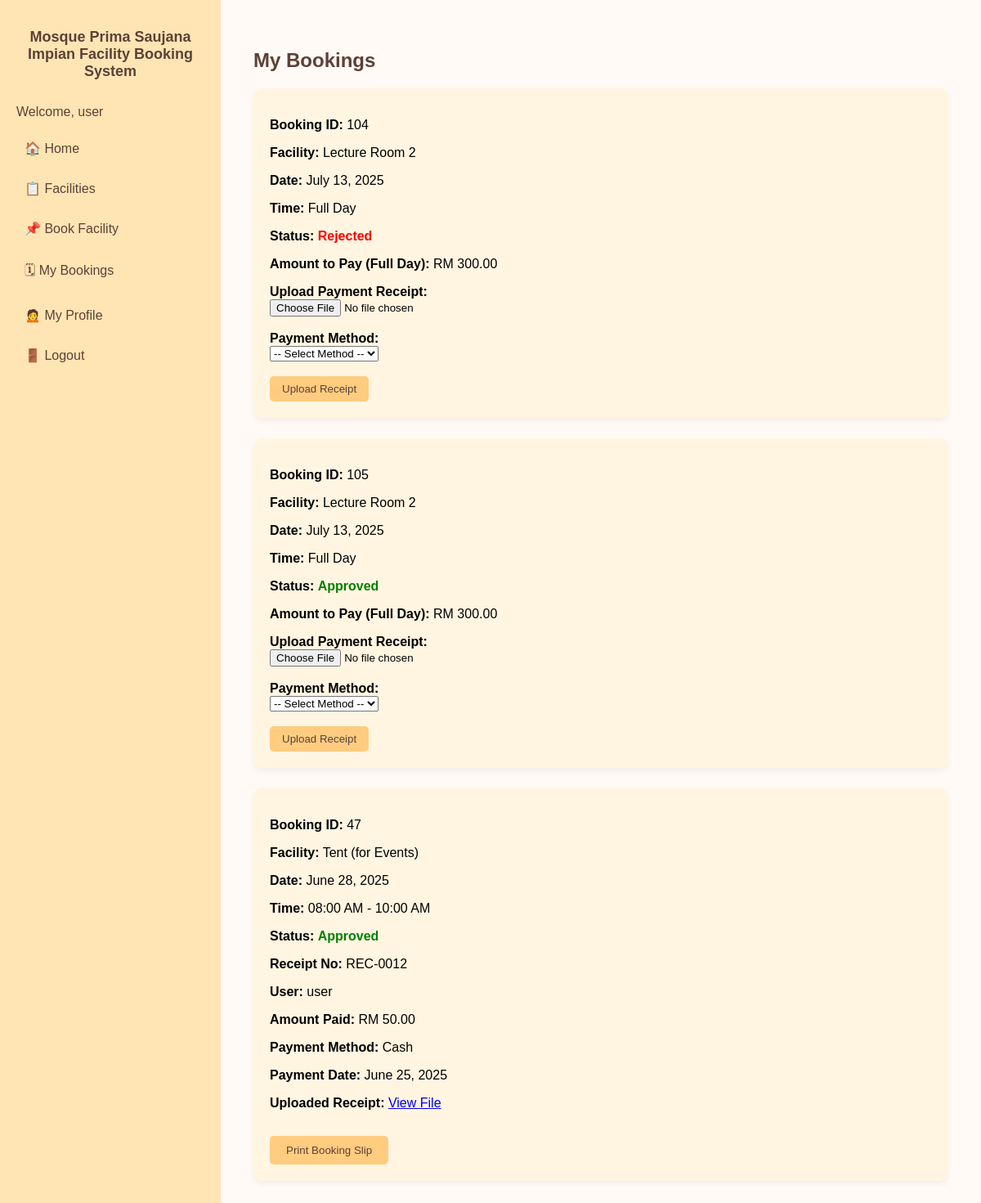
Page /mosque_booking_system/my-bookings/ (signed in) on the committed database.
### booking/models.py (models this page shows, shortened)
class Booking(models.Model):
    EVENT_CHOICES = [
        ('Nikah', 'Nikah Ceremony'),
        ('Religious Class', 'Religious Class'),
        ('Community Event', 'Community Event'),
        ('Seminar', 'Seminar / Talk'),
        ('Workshop', 'Workshop / Training'),
        ('Other', 'Other Event'),
    ]
    STATUS_CHOICES = [
        ('Pending', 'Pending Approval'),
        ('Approved', 'Approved'),
        ('Rejected', 'Rejected'),
        ('Cancelled', 'Cancelled'),
    ]
    user = models.ForeignKey(User, on_delete=models.CASCADE, related_name='bookings')
    facility = models.ForeignKey(Facility, on_delete=models.CASCADE, related_name='bookings', limit_choices_to={'is_active': True})
    event_type = models.CharField(max_length=30, choices=EVENT_CHOICES, default='Religious Class')
    event_date = models.DateField()
    time_slot = models.CharField(max_length=20, choices=TIME_SLOTS)
    status = models.CharField(max_length=20, choices=STATUS_CHOICES, default='Pending')
    attendees = models.PositiveIntegerField(default=1)
    created_at = models.DateTimeField(auto_now_add=True)
    updated_at = models.DateTimeField(auto_now=True)
    class Meta:
        ordering = ['-event_date', 'facility']
        permissions = [
            ("can_approve_booking", "Can approve or reject bookings"),
            ("can_view_all_bookings", "Can see all bookings (not just own)"),
        ]

class Facility(models.Model):
    name = models.CharField(max_length=100)
    description = models.TextField()
    rate = models.DecimalField(  # per 2-hour session
        max_digits=6,
        decimal_places=2,
        validators=[MinValueValidator(0)],
        help_text="Rate per session (2 hours)"
    )
    full_day_rate = models.DecimalField(
        max_digits=6,
        decimal_places=2,
        validators=[MinValueValidator(0)],
        default=0.00,
        help_text="Flat rate for full-day bookings (08:00-22:00)"
    )
    is_active = models.BooleanField(default=True)

class Payment(models.Model):
    PAYMENT_METHOD_CHOICES = [
        ('Cash', 'Cash'),
        ('Online Transfer', 'Online Transfer'),
        ('eWallet', 'eWallet'),
    ]
    booking = models.OneToOneField('Booking', on_delete=models.CASCADE, related_name='payment')
    amount = models.DecimalField(max_digits=8, decimal_places=2, validators=[MinValueValidator(0)])
    method = models.CharField(max_length=20, choices=PAYMENT_METHOD_CHOICES)
    payment_date = models.DateField(auto_now_add=True)
    receipt_file = models.FileField(upload_to='receipts/', null=True, blank=True)
    receipt_number = models.CharField(max_length=20, unique=True, blank=True)

### booking/views.py (the view, shortened to what this page needs)
# urls.py: path('mosque_booking_system/my-bookings/', views.my_bookings, name='my_bookings'),
@login_required
def my_bookings(request):
    bookings = Booking.objects.filter(user=request.user)
    return render(request, 'booking/my_bookings.html', {'bookings': bookings})

### booking/templates/booking/my_bookings.html (shortened to what this page needs)
{% extends 'booking/base.html' %}
{% load static %}
{% block content %}
<h2 style="color: #5d4037;">My Bookings</h2>
{% if bookings %}
    {% for booking in bookings %}
        <div style="background-color: #fff5e1; padding: 20px; border-radius: 10px; margin-bottom: 25px; box-shadow: 0 4px 8px rgba(0,0,0,0.05);">
            <p><strong>Booking ID:</strong> {{ booking.id }}</p>
            <p><strong>Facility:</strong> {{ booking.facility.name }}</p>
            <p><strong>Date:</strong> {{ booking.event_date }}</p>
            <p><strong>Time:</strong> {{ booking.get_time_slot_display }}</p>
            <p><strong>Status:</strong>
                {% if booking.status == "Approved" %}
                    <span style="color: green; font-weight: bold;">Approved</span>
                {% elif booking.status == "Rejected" %}
                    <span style="color: red; font-weight: bold;">Rejected</span>
                {% else %}
                    <span style="color: orange; font-weight: bold;">Pending</span>
                {% endif %}
            </p>
            {% if booking.payment %}
                <p><strong>Receipt No:</strong> {{ booking.payment.receipt_number }}</p>
                <p><strong>User:</strong> {{ booking.user.username }}</p>
                <p><strong>Amount Paid:</strong> RM {{ booking.payment.amount|floatformat:2 }}</p>
                <p><strong>Payment Method:</strong> {{ booking.payment.method }}</p>
                <p><strong>Payment Date:</strong> {{ booking.payment.payment_date }}</p>
                {% if booking.payment.receipt_file %}
                    <p><strong>Uploaded Receipt:</strong>
                        <a href="{{ booking.payment.receipt_file.url }}" target="_blank">View File</a>
                    </p>
                {% endif %}
                <button onclick="printSlip({{ booking.id }})"
                        style="margin-top: 15px; background-color: #ffcc80; color: #5d4037; padding: 10px 20px; border: none; border-radius: 5px; cursor: pointer;">
                    Print Booking Slip
                </button>
            {% else %}
                {% if booking.time_slot == "08:00-22:00" %}
                    <p><strong>Amount to Pay (Full Day):</strong> RM {{ booking.facility.full_day_rate|floatformat:2 }}</p>
                {% else %}
                    <p><strong>Amount to Pay (Per Session):</strong> RM {{ booking.facility.rate|floatformat:2 }}</p>
                {% endif %}
                <form method="post" enctype="multipart/form-data" style="margin-top: 15px;">
                    <label><strong>Upload Payment Receipt:</strong></label><br>
                    <input type="file" name="receipt_file" required><br><br>
                    <label><strong>Payment Method:</strong></label><br>
                    <select name="method" required>
                        <option value="">-- Select Method --</option>
                    </select><br><br>
                    <button type="submit"
                            style="background-color: #ffcc80; color: #5d4037; padding: 8px 15px; border: none; border-radius: 5px; cursor: pointer;">
                        Upload Receipt
                    </button>
                </form>
            {% endif %}
        </div>
    {% endfor %}
{% else %}
    <p>You have no bookings yet.</p>
{% endif %}
{% endblock %}

### booking/templates/booking/base.html (shortened to what this page needs)
{% load static %}
<!DOCTYPE html>
<html lang="en">
<head>
</head>
<body>
    <div class="sidebar">
        <h2>Mosque Prima Saujana Impian Facility Booking System</h2>
        {% if user.is_authenticated %}
            <p>Welcome, {{ user.username }}</p>
            <a href="{% url 'booking:home' %}">🏠 Home</a>
            <a href="{% url 'booking:facilities' %}">📋 Facilities</a>
            <a href="{% url 'booking:make_booking' %}">📌 Book Facility</a>
            <a href="{% url 'booking:my_bookings' %}">🗓 My Bookings</a>
            <a href="{% url 'booking:profile' %}">🙍 My Profile</a>
            <form method="post" action="{% url 'booking:logout' %}">
                <button type="submit" class="logout-btn">🚪 Logout</button>
            </form>
        {% else %}
            <a href="{% url 'booking:home' %}">🏠 Home</a>
            <a href="{% url 'booking:facilities' %}">📋 Facilities</a>
            <a href="{% url 'booking:login' %}">🔐 Login</a>
            <a href="{% url 'booking:register' %}">✍️ Register</a>
        {% endif %}
    </div>
    <div class="content">
        {% block content %}{% endblock %}
    </div>
</body>
</html>

### booking/templates/booking/base.html (style rules this page uses)
body { margin: 0; font-family: Arial, sans-serif; display: flex; min-height: 100vh; background-color: #fff8f0; }
.sidebar { width: 230px; background-color: #ffe5b4; color: #5d4037; padding: 20px; flex-shrink: 0; box-shadow: 2px 0 5px rgba(0, 0, 0, 0.1); }
.sidebar h2 { text-align: center; margin-bottom: 30px; font-size: 18px; }
.sidebar a, .sidebar form { display: block; margin: 10px 0; }
.sidebar a { color: #5d4037; text-decoration: none; padding: 10px; border-radius: 5px; transition: background 0.3s; }
.logout-btn { background: none; border: none; color: #5d4037; font-size: 16px; cursor: pointer; padding: 10px; text-align: left; width: 100%; border-radius: 5px; transition: background 0.3s; }
.content { flex-grow: 1; padding: 40px; background-color: #fffaf5; }

### rows in the picture
Booking: id "104", facility.name "Lecture Room 2", event_date "July 13, 2025", time_slot "Full Day", status "Rejected", facility.full_day_rate "300.00"
Booking: id "105", facility.name "Lecture Room 2", event_date "July 13, 2025", time_slot "Full Day", status "Approved", facility.full_day_rate "300.00"
Booking: id "47", facility.name "Tent (for Events)", event_date "June 28, 2025", time_slot "08:00 AM - 10:00 AM", status "Approved", payment.receipt_number "REC-0012", user.username "user", payment.amount "50.00", payment.method "Cash", payment.payment_date "June 25, 2025"

### other values in the picture
{{ user.username }} "user"
